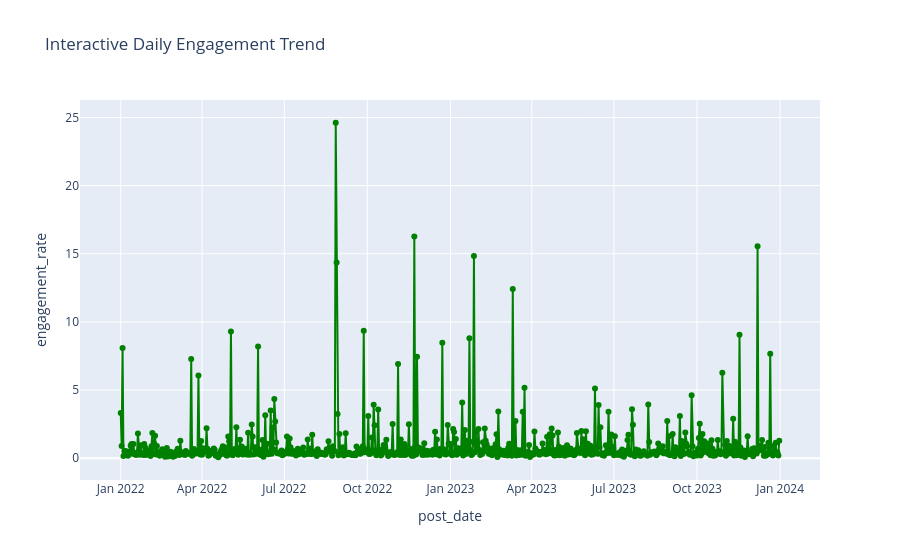

Notebook code cell kept with this figure:
### Markdown cell above
## Plotly (Interactive)

### Code cell
daily_plotly = wrangled_data.copy()

daily_plotly['post_date'] = daily_plotly['posted_at'].dt.date

daily_plotly = daily_plotly.groupby(
    'post_date', as_index=False)['engagement_rate'].mean()

fig = px.line(
    daily_plotly,
    x='post_date',
    y='engagement_rate',
    title='Interactive Daily Engagement Trend',
    markers=True,
    color_discrete_sequence=['green']
)

fig.show()

### Figure 1 — Plotly figure (JSON) as saved in the notebook; plotly's stock layout.template omitted (floating-point values rounded to 4 significant figures; data arrays with more than 128 entries replaced by an {"elided": "..."} marker saying what was removed)
{"data": [{"hovertemplate": "post_date=%{x}<br>engagement_rate=%{y}<extra></extra>", "legendgroup": "", "line": {"color": "green", "dash": "solid"}, "marker": {"symbol": "circle"}, "mode": "lines+markers", "name": "", "orientation": "v", "showlegend": false, "type": "scatter", "x": {"elided": "729 str values"}, "xaxis": "x", "y": {"elided": "729 float values"}, "yaxis": "y"}], "layout": {"legend": {"tracegroupgap": 0}, "title": {"text": "Interactive Daily Engagement Trend"}, "xaxis": {"anchor": "y", "domain": [0, 1], "title": {"text": "post_date"}}, "yaxis": {"anchor": "x", "domain": [0, 1], "title": {"text": "engagement_rate"}}}}
